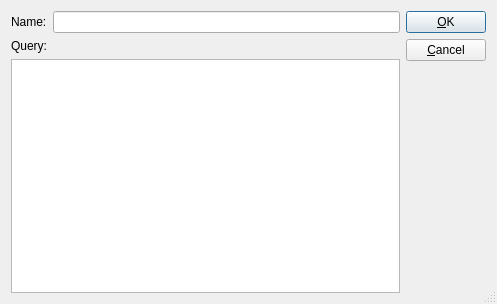
<ui version="4.0" >
 <author></author>
 <comment> * OpenRPT report writer and rendering engine
 * Copyright (C) 2001-2008 by OpenMFG, LLC
 *
 * This library is free software; you can redistribute it and/or
 * modify it under the terms of the GNU Lesser General Public
 * License as published by the Free Software Foundation; either
 * version 2.1 of the License, or (at your option) any later version.
 *
 * This library is distributed in the hope that it will be useful,
 * but WITHOUT ANY WARRANTY; without even the implied warranty of
 * MERCHANTABILITY or FITNESS FOR A PARTICULAR PURPOSE. See the GNU
 * Lesser General Public License for more details.
 *
 * You should have received a copy of the GNU Lesser General Public
 * License along with this library; if not, write to the Free Software
 * Foundation, Inc., 59 Temple Place, Suite 330, Boston, MA 02111-1307 USA
 * Please contact info@openmfg.com with any questions on this license.</comment>
 <exportmacro></exportmacro>
 <class>QueryEditor</class>
 <widget class="QDialog" name="QueryEditor" >
  <property name="geometry" >
   <rect>
    <x>0</x>
    <y>0</y>
    <width>497</width>
    <height>304</height>
   </rect>
  </property>
  <property name="windowTitle" >
   <string>Query Editor</string>
  </property>
  <property name="sizeGripEnabled" >
   <bool>true</bool>
  </property>
  <layout class="QHBoxLayout" >
   <property name="margin" >
    <number>11</number>
   </property>
   <property name="spacing" >
    <number>6</number>
   </property>
   <item>
    <layout class="QVBoxLayout" >
     <property name="margin" >
      <number>0</number>
     </property>
     <property name="spacing" >
      <number>6</number>
     </property>
     <item>
      <layout class="QHBoxLayout" >
       <property name="margin" >
        <number>0</number>
       </property>
       <property name="spacing" >
        <number>6</number>
       </property>
       <item>
        <widget class="QLabel" name="labelName" >
         <property name="text" >
          <string>Name:</string>
         </property>
        </widget>
       </item>
       <item>
        <widget class="QLineEdit" name="tbName" />
       </item>
      </layout>
     </item>
     <item>
      <widget class="QLabel" name="labelQuery" >
       <property name="text" >
        <string>Query:</string>
       </property>
      </widget>
     </item>
     <item>
      <widget class="QTextEdit" name="tbQuery" >
       <property name="font" >
        <font>
         <family>Courier</family>
         <pointsize>10</pointsize>
         <weight>50</weight>
         <italic>false</italic>
         <bold>false</bold>
         <underline>false</underline>
         <strikeout>false</strikeout>
        </font>
       </property>
      </widget>
     </item>
    </layout>
   </item>
   <item>
    <layout class="QVBoxLayout" >
     <property name="margin" >
      <number>0</number>
     </property>
     <property name="spacing" >
      <number>6</number>
     </property>
     <item>
      <widget class="QPushButton" name="btnOk" >
       <property name="text" >
        <string>&amp;OK</string>
       </property>
       <property name="default" >
        <bool>true</bool>
       </property>
      </widget>
     </item>
     <item>
      <widget class="QPushButton" name="btnCancel" >
       <property name="text" >
        <string>&amp;Cancel</string>
       </property>
      </widget>
     </item>
     <item>
      <spacer>
       <property name="orientation" >
        <enum>Qt::Vertical</enum>
       </property>
       <property name="sizeType" >
        <enum>QSizePolicy::Expanding</enum>
       </property>
       <property name="sizeHint" >
        <size>
         <width>20</width>
         <height>20</height>
        </size>
       </property>
      </spacer>
     </item>
    </layout>
   </item>
  </layout>
 </widget>
 <layoutdefault spacing="6" margin="11" />
 <pixmapfunction>qPixmapFromMimeSource</pixmapfunction>
 <resources/>
 <connections>
  <connection>
   <sender>btnOk</sender>
   <signal>clicked()</signal>
   <receiver>QueryEditor</receiver>
   <slot>accept()</slot>
   <hints>
    <hint type="sourcelabel" >
     <x>20</x>
     <y>20</y>
    </hint>
    <hint type="destinationlabel" >
     <x>20</x>
     <y>20</y>
    </hint>
   </hints>
  </connection>
  <connection>
   <sender>btnCancel</sender>
   <signal>clicked()</signal>
   <receiver>QueryEditor</receiver>
   <slot>reject()</slot>
   <hints>
    <hint type="sourcelabel" >
     <x>20</x>
     <y>20</y>
    </hint>
    <hint type="destinationlabel" >
     <x>20</x>
     <y>20</y>
    </hint>
   </hints>
  </connection>
 </connections>
</ui>
